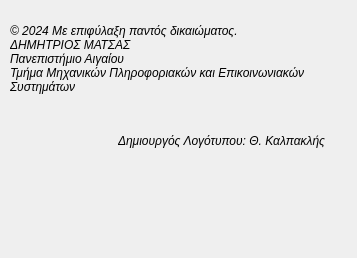
<?xml version="1.0" encoding="UTF-8"?>
<ui version="4.0">
 <class>AboutArgusDialog</class>
 <widget class="QDialog" name="AboutArgusDialog">
  <property name="geometry">
   <rect>
    <x>0</x>
    <y>0</y>
    <width>357</width>
    <height>258</height>
   </rect>
  </property>
  <property name="cursor">
   <cursorShape>ArrowCursor</cursorShape>
  </property>
  <property name="windowTitle">
   <string>Σχετικά με το Argus</string>
  </property>
  <property name="windowIcon">
   <iconset resource="resources.qrc">
    <normaloff>:/argus/res/app_icons/ar.png</normaloff>:/argus/res/app_icons/ar.png</iconset>
  </property>
  <property name="toolTip">
   <string/>
  </property>
  <widget class="QLabel" name="label">
   <property name="geometry">
    <rect>
     <x>0</x>
     <y>150</y>
     <width>341</width>
     <height>111</height>
    </rect>
   </property>
   <property name="text">
    <string/>
   </property>
   <property name="pixmap">
    <pixmap resource="resources.qrc">:/argus/res/images/argus-logo.png</pixmap>
   </property>
   <property name="scaledContents">
    <bool>true</bool>
   </property>
  </widget>
  <widget class="QLabel" name="label_2">
   <property name="geometry">
    <rect>
     <x>10</x>
     <y>20</y>
     <width>341</width>
     <height>91</height>
    </rect>
   </property>
   <property name="font">
    <font>
     <italic>true</italic>
    </font>
   </property>
   <property name="text">
    <string>© 2024 Με επιφύλαξη παντός δικαιώματος.
ΔΗΜΗΤΡΙΟΣ ΜΑΤΣΑΣ
Πανεπιστήμιο Αιγαίου
Τμήμα Μηχανικών Πληροφοριακών και Επικοινωνιακών Συστημάτων
</string>
   </property>
   <property name="scaledContents">
    <bool>false</bool>
   </property>
   <property name="wordWrap">
    <bool>true</bool>
   </property>
  </widget>
  <widget class="QLabel" name="label_3">
   <property name="geometry">
    <rect>
     <x>118</x>
     <y>130</y>
     <width>221</width>
     <height>21</height>
    </rect>
   </property>
   <property name="font">
    <font>
     <italic>true</italic>
    </font>
   </property>
   <property name="cursor">
    <cursorShape>PointingHandCursor</cursorShape>
   </property>
   <property name="toolTip">
    <string>https://theodorekalpaklis.weebly.com/</string>
   </property>
   <property name="text">
    <string>Δημιουργός Λογότυπου: Θ. Καλπακλής</string>
   </property>
  </widget>
 </widget>
 <resources>
  <include location="resources.qrc"/>
 </resources>
 <connections/>
</ui>
